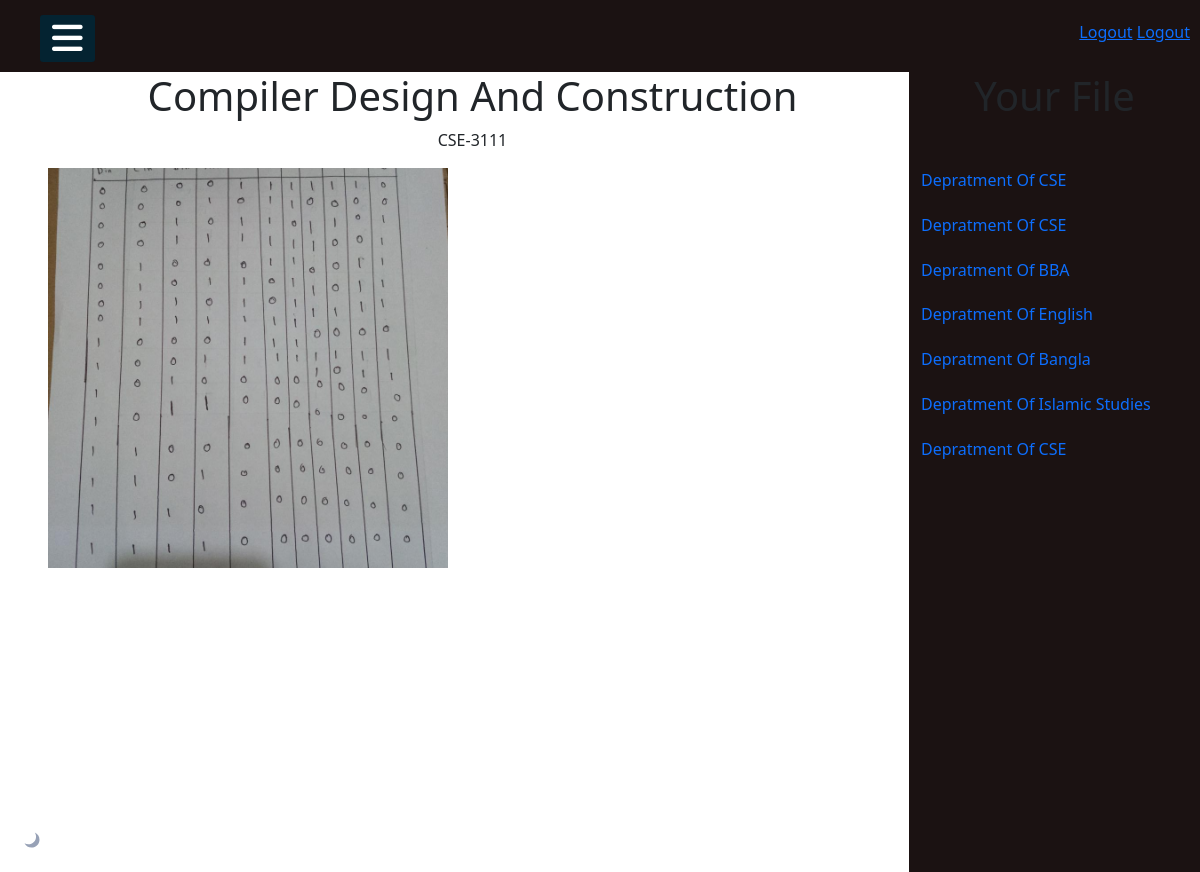
/showdetail/1/, run on an earlier commit of the app's database.
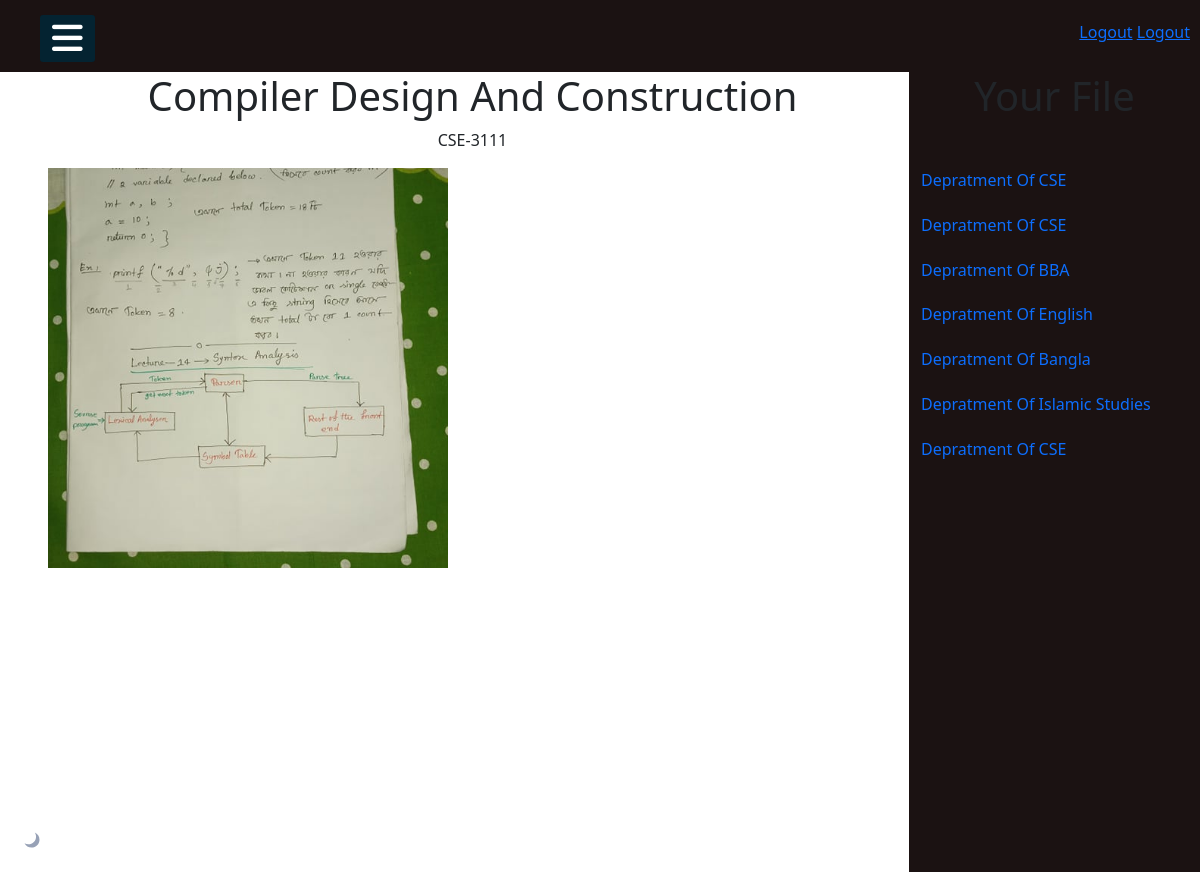
And on a later commit of the database.
### reditapp/models/sharequestion.py (models this page shows)
class ShareFile(models.Model):
    subject_name = models.CharField(max_length=120)
    subject_code = models.CharField(max_length=120)
    departMent = models.CharField(
        max_length=200, choices=choice_department, default="CSE")
    semister = models.CharField(
        max_length=200, choices=choice_semsiter, default="1")
    question_photo = models.ImageField(upload_to='images/', blank=True)
    question_file = models.FileField(upload_to='documents/', blank=True)
    date = models.DateTimeField(auto_now_add=True, blank=True)

### reditapp/views/showdetail.py (the view)
# urls.py: path('showdetail/<int:id>/', ShowDetailView.as_view(), name='showdetail'),
class ShowDetailView(View):
    def get(self, request, id):
        mysubject = ShareFile.objects.get(pk=id)
        return render(request, 'ShowDetail.html', {'mysubject': mysubject})

### reditapp/templates/ShowDetail.html (shortened to what this page needs)
{% extends 'base.html' %} <br />
{% block content %}
<link
  href="https://cdn.jsdelivr.net/npm/bootstrap@5.1.3/dist/css/bootstrap.min.css"
  rel="stylesheet"
/>
<div class="col-lg-9">
  <h1 class="text-center">{{mysubject.subject_name}}</h1>
  <p class="text-center">{{mysubject.subject_code}}</p>
  <div>
    <img
      src="{{ mysubject.question_photo.url }}"
      class="img-responsive"
      style="
        width: 400px;
        height: 400px;
        object-fit: cover;
        float: left;
        margin-right: 10px;
      "
    />
  </div>
</div>
{% endblock content %} <br />

### reditapp/templates/base.html (shortened to what this page needs)
<!DOCTYPE html>
<html lang="en">
  <head>
    {% load static %}
    <link rel="stylesheet" href="{% static 'css/style.css' %}" />
  </head>
  <body>
    <nav class="mynav p-4">
      <label for="check">
        <i class="fas fa-bars" id="btn"></i>
      </label>
      <div class="right-side">
        <a href="{% url 'logout' %}">Logout</a>
        <a href="#">Logout</a>
      </div>
    </nav>
    <div class="container-fluid main ps-5">
      <div class="row">
        {% block content %} {% endblock content %}
        <div class="col-lg-3 right_container">
          <h1 class="text-center">Your File</h1>
          <div class="mt-5">
            <a href="{% url 'cse' %}">Depratment Of CSE</a>
            <a href="">Depratment Of CSE</a>
            <a href="">Depratment Of BBA</a>
            <a href="">Depratment Of English</a>
            <a href="">Depratment Of Bangla</a>
            <a href="">Depratment Of Islamic Studies</a>
            <a href="">Depratment Of CSE</a>
          </div>
        </div>
      </div>
    </div>
    <a href="javascript:;" class="dark-mode-btn">
      <svg
        xmlns="http://www.w3.org/2000/svg"
        width="32"
        height="32"
        viewBox="0 0 32 32"
        fill="none"
      >
        <path
          d="M21.55 1C23.15 3.4 24.1 6.3 24.1 9.4C24.15 17.75 17.3 24.5 8.85 24.5C6 24.5 3.3 23.7 1 22.35C3.6 27.5 8.95 31 15.15 31C23.9 31 31 24 31 15.35C31 8.95 27.1 3.45 21.55 1Z"
          fill="black"
        />
      </svg>
    </a>
  </body>
</html>

### static/css/style.css (style rules this page uses)
* { margin: 0; padding: 0; list-style: none; text-decoration: none; }
label #btn, label #cancel { position: absolute; cursor: pointer; background: #042331; border-radius: 3px; }
label #btn { position: fixed; left: 40px; top: 15px; font-size: 35px; color: white; padding: 6px 12px; transition: all .5s; }
.right-side { position: fixed; right: 10px; top: 20px; }
.mynav { background: #1B1212; }
.right_container { background-color: #1B1212; height: 100vh; }
.right_container a { margin-top: 1.3rem; display: block; text-decoration: none; }
.dark-mode-btn { position: fixed; left: 1rem; bottom: 1rem; z-index: 10; background-color: var(--color-white); padding: 0.5rem; display: -webkit-box; display: -ms-flexbox; display: flex; -webkit-box-align: center; -ms-flex-align: center; align-items: center; -webkit-box-pack: center; -ms-flex-pack: center; justify-content: center; border: 2px solid var(--color-mid-gray); border-radius: 50%; -webkit-transition: all 0.3s ease-out; transition: all 0.3s ease-out; }
.dark-mode-btn svg { -webkit-filter: invert(67%) sepia(7%) saturate(757%) hue-rotate(182deg) brightness(95%) contrast(88%); filter: invert(67%) sepia(7%) saturate(757%) hue-rotate(182deg) brightness(95%) contrast(88%); width: 16px; height: 16px; }

What changed in the data, as far as the page shows it:
changed ShareFile "Compiler Design And Construction": question_photo: a different picture
